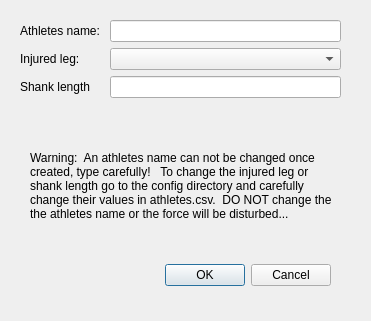
<?xml version="1.0" encoding="UTF-8"?>
<ui version="4.0">
 <class>Dialog</class>
 <widget class="QDialog" name="Dialog">
  <property name="geometry">
   <rect>
    <x>0</x>
    <y>0</y>
    <width>371</width>
    <height>321</height>
   </rect>
  </property>
  <property name="windowTitle">
   <string>Dialog</string>
  </property>
  <widget class="QDialogButtonBox" name="buttonBox">
   <property name="geometry">
    <rect>
     <x>20</x>
     <y>260</y>
     <width>311</width>
     <height>31</height>
    </rect>
   </property>
   <property name="orientation">
    <enum>Qt::Horizontal</enum>
   </property>
   <property name="standardButtons">
    <set>QDialogButtonBox::Cancel|QDialogButtonBox::Ok</set>
   </property>
  </widget>
  <widget class="QWidget" name="formLayoutWidget">
   <property name="geometry">
    <rect>
     <x>20</x>
     <y>20</y>
     <width>321</width>
     <height>101</height>
    </rect>
   </property>
   <layout class="QFormLayout" name="formLayout">
    <item row="0" column="0">
     <widget class="QLabel" name="name_label">
      <property name="text">
       <string>Athletes name: </string>
      </property>
     </widget>
    </item>
    <item row="0" column="1">
     <widget class="QLineEdit" name="name_lineEdit"/>
    </item>
    <item row="1" column="0">
     <widget class="QLabel" name="left_right_label">
      <property name="text">
       <string>Injured leg:</string>
      </property>
     </widget>
    </item>
    <item row="1" column="1">
     <widget class="QComboBox" name="left_right_comboBox"/>
    </item>
    <item row="2" column="0">
     <widget class="QLabel" name="shank_length_label">
      <property name="text">
       <string>Shank length</string>
      </property>
     </widget>
    </item>
    <item row="2" column="1">
     <widget class="QLineEdit" name="shank_length_ineEdit"/>
    </item>
   </layout>
  </widget>
  <widget class="QLabel" name="label">
   <property name="geometry">
    <rect>
     <x>30</x>
     <y>130</y>
     <width>311</width>
     <height>111</height>
    </rect>
   </property>
   <property name="text">
    <string>Warning:  An athletes name can not be changed once created, type carefully!   To change the injured leg or shank length go to the config directory and carefully change their values in athletes.csv.  DO NOT change the the athletes name or the force will be disturbed...</string>
   </property>
   <property name="wordWrap">
    <bool>true</bool>
   </property>
  </widget>
 </widget>
 <resources/>
 <connections>
  <connection>
   <sender>buttonBox</sender>
   <signal>accepted()</signal>
   <receiver>Dialog</receiver>
   <slot>accept()</slot>
   <hints>
    <hint type="sourcelabel">
     <x>248</x>
     <y>254</y>
    </hint>
    <hint type="destinationlabel">
     <x>157</x>
     <y>274</y>
    </hint>
   </hints>
  </connection>
  <connection>
   <sender>buttonBox</sender>
   <signal>rejected()</signal>
   <receiver>Dialog</receiver>
   <slot>reject()</slot>
   <hints>
    <hint type="sourcelabel">
     <x>316</x>
     <y>260</y>
    </hint>
    <hint type="destinationlabel">
     <x>286</x>
     <y>274</y>
    </hint>
   </hints>
  </connection>
 </connections>
</ui>
